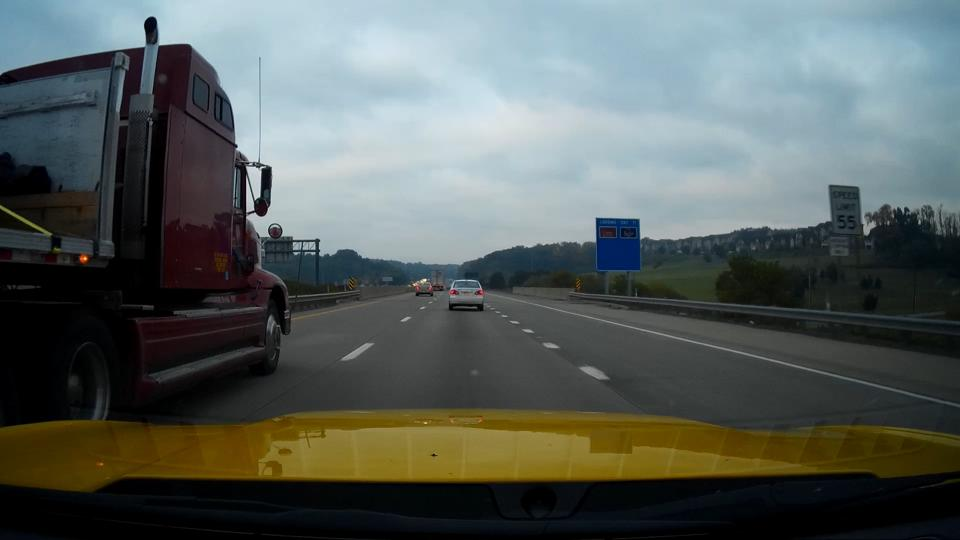
%> input picture Thesis Images/Chapter 4/BaseImageSection_4_2_1.png, 960 x 540 px
$ octave Section_4_2_1.m   (GNU Octave 9; MATLAB toolbox functions it lacks are replaced by stand-ins)
%> lines starting %> are read from the running program, lines starting %| are printed output that depends on the picture; in (x1, y1, x2, y2) boxes, pixels count from 0 and x2, y2 are one past the last pixel; in counts of white or black regions, pixels touching at a corner belong together; the program's own positions count from 1
% Script to make images for Section 4.2.1 of thesis

%% Load the image
im = imread('Thesis Images\Chapter 4\BaseImageSection_4_2_1.png');
%> im is the input picture: size 540x960x3 uint8; mean R, G, B 88.2, 95.5, 92.4
sampleRegionI = 370:400; %->
sampleRegionJ = 360:560; %v

figure,
imshow(im)
title('Original Image Prior to Road Surface Removal')
hold on
plot(sampleRegionJ([1 end end 1 1]), sampleRegionI([1 1 end end 1]), 'm', 'LineWidth', 3)
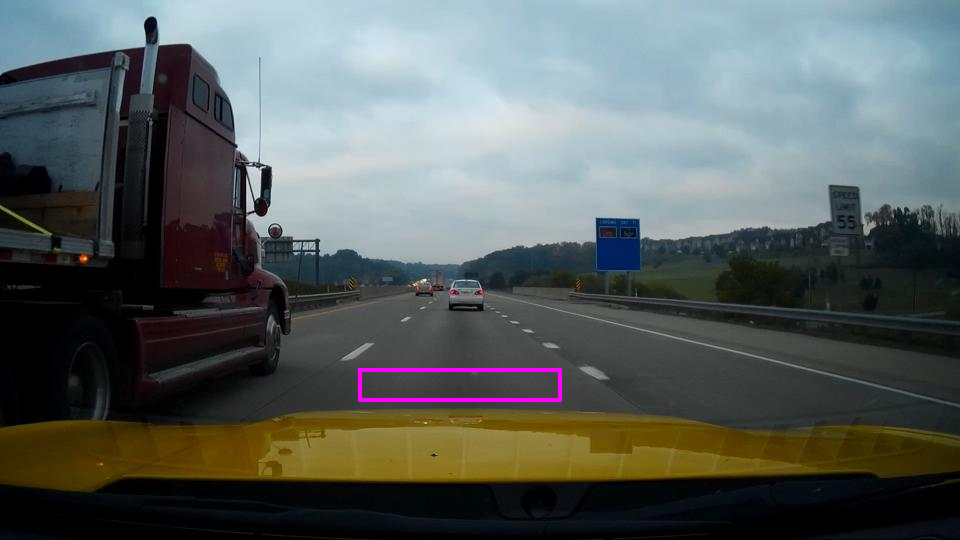
%> figure redrawn from the program's plot data; its title reads 'Original Image Prior to Road Surface Removal'

saveas(gcf, 'Thesis Images\Chapter 4\figure_4_3-BeforeRoadRemoval', 'png');

%% Apply the Tuohy Road Substraction Algorithm
intensityRange = 35;

binaryIm = [];
for n = 1:3
    channel = im(:,:,n);
    roadRegion = channel(sampleRegionI, sampleRegionJ);
    avgPixelInt = mean(roadRegion(:));
    binaryIm(:,:,n) = channel < (avgPixelInt-intensityRange) | channel > (avgPixelInt+intensityRange);
end
%> this loop made 3 passes
%> avgPixelInt on passes 1 to 3: 64.05, 66.05, 65.04
%> pass 1, `channel = im(:,:,n);`:
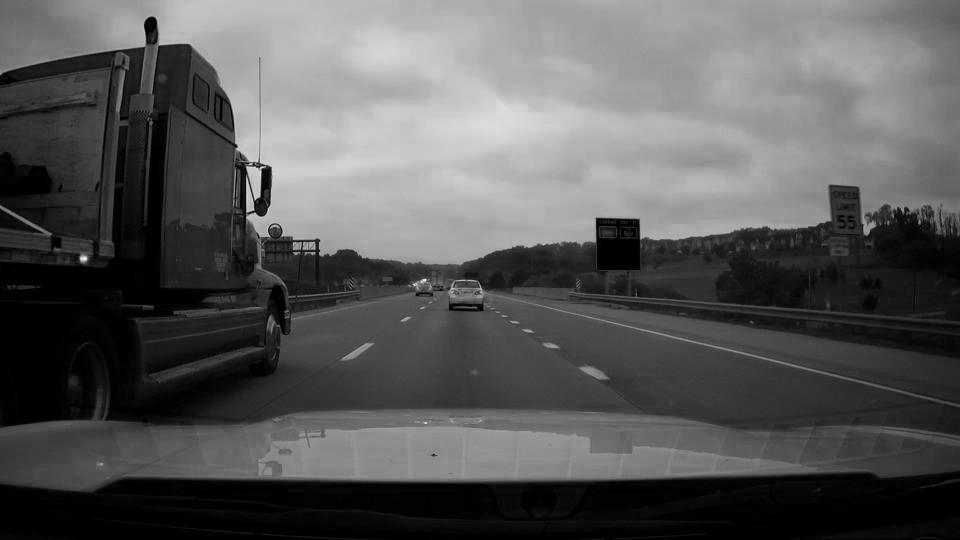
%> channel: size 540x960 uint8; min 0, max 255, mean 88.2
%> pass 1, `roadRegion = channel(sampleRegionI, sampleRegionJ);`:
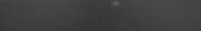
%> roadRegion: size 31x201 uint8; min 52, max 92, mean 64.1
%> pass 2, `channel = im(:,:,n);`:
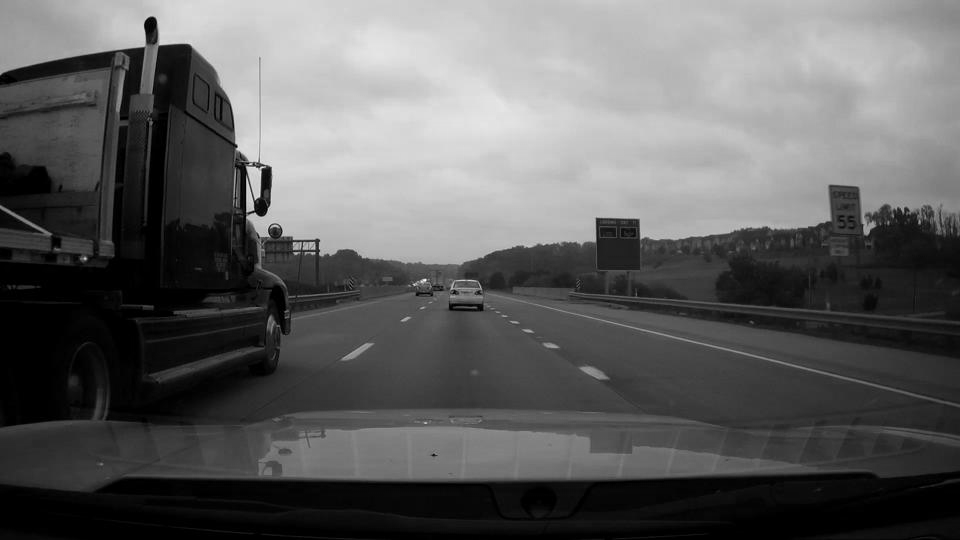
%> channel: size 540x960 uint8; min 0, max 255, mean 95.5
%> after the loop:
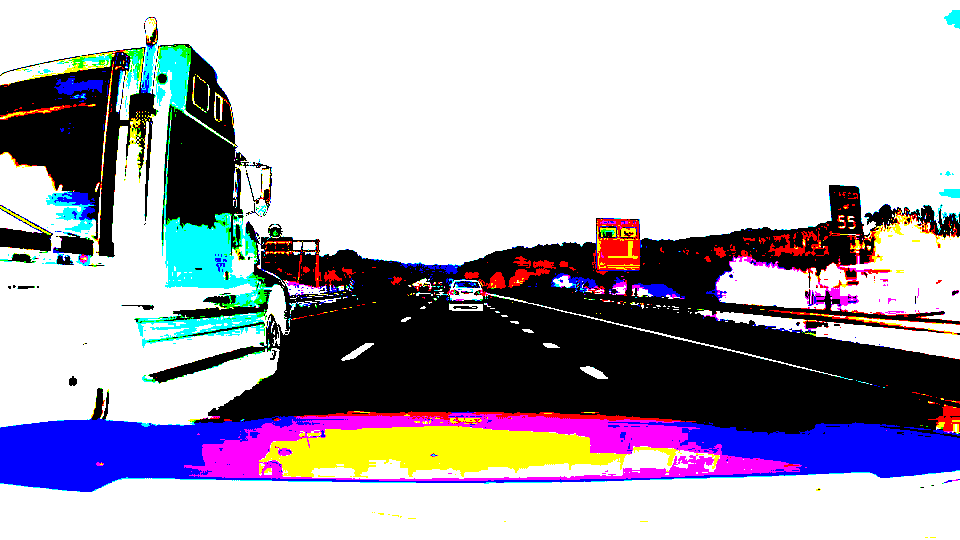
%> binaryIm: size 540x960x3 double; mean R, G, B 0.676, 0.659, 0.707
ind = sum(binaryIm,3)==0;
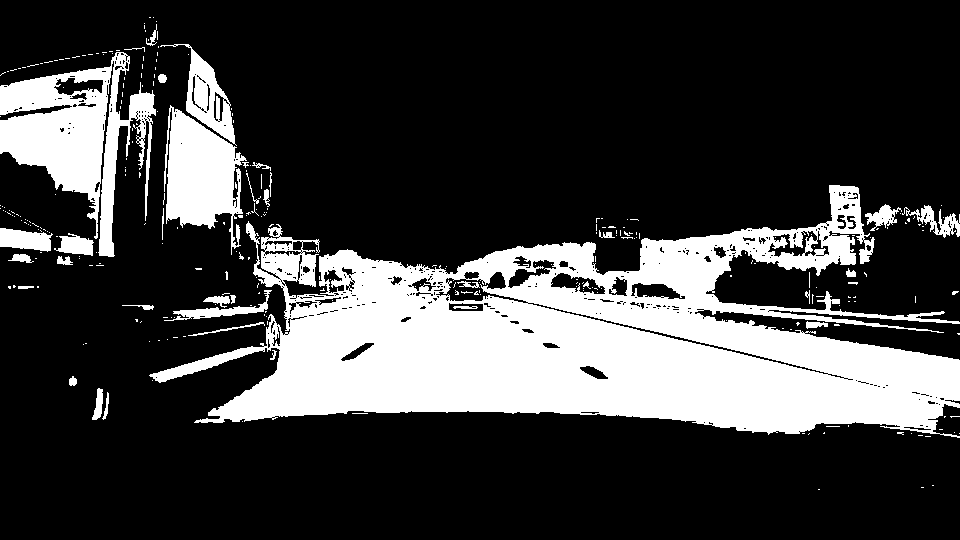
%> ind: size 540x960 logical; 24.2% white; 290 white regions (253 under 20 px), largest, box (x1, y1, x2, y2) and area: (149, 185, 960, 438) 96824, (0, 52, 156, 257) 13427, (164, 105, 247, 255) 6872

figure,
imshow(binaryIm)
title('Touhy Road Surface Substraction')

saveas(gcf, 'Thesis Images\Chapter 4\figure_4_4-AfterRoadRemoval', 'png');


%% Load in the image
%> (the run ends here)
